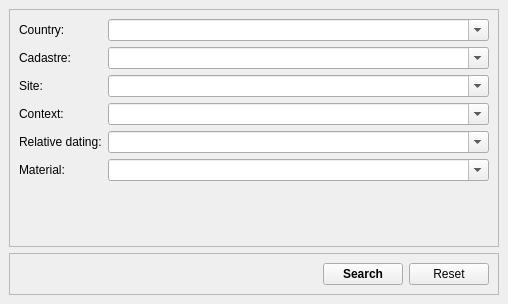
<?xml version="1.0" encoding="UTF-8"?>
<ui version="4.0">
 <class>MainWindow</class>
 <widget class="QMainWindow" name="MainWindow">
  <property name="geometry">
   <rect>
    <x>0</x>
    <y>0</y>
    <width>508</width>
    <height>304</height>
   </rect>
  </property>
  <property name="windowTitle">
   <string>MainWindow</string>
  </property>
  <widget class="QWidget" name="centralwidget">
   <layout class="QVBoxLayout" name="verticalLayout">
    <item>
     <widget class="QFrame" name="formFrame">
      <property name="sizePolicy">
       <sizepolicy hsizetype="Preferred" vsizetype="Expanding">
        <horstretch>0</horstretch>
        <verstretch>0</verstretch>
       </sizepolicy>
      </property>
      <property name="frameShape">
       <enum>QFrame::StyledPanel</enum>
      </property>
      <property name="frameShadow">
       <enum>QFrame::Raised</enum>
      </property>
      <layout class="QFormLayout" name="formLayout">
       <item row="0" column="0">
        <widget class="QLabel" name="label">
         <property name="text">
          <string>Country:</string>
         </property>
        </widget>
       </item>
       <item row="0" column="1">
        <widget class="QComboBox" name="comboCountry">
         <property name="editable">
          <bool>true</bool>
         </property>
        </widget>
       </item>
       <item row="1" column="0">
        <widget class="QLabel" name="label_2">
         <property name="text">
          <string>Cadastre:</string>
         </property>
        </widget>
       </item>
       <item row="2" column="0">
        <widget class="QLabel" name="label_3">
         <property name="text">
          <string>Site:</string>
         </property>
        </widget>
       </item>
       <item row="3" column="0">
        <widget class="QLabel" name="label_4">
         <property name="text">
          <string>Context:</string>
         </property>
        </widget>
       </item>
       <item row="4" column="0">
        <widget class="QLabel" name="label_5">
         <property name="text">
          <string>Relative dating:</string>
         </property>
        </widget>
       </item>
       <item row="5" column="0">
        <widget class="QLabel" name="label_6">
         <property name="text">
          <string>Material:</string>
         </property>
        </widget>
       </item>
       <item row="1" column="1">
        <widget class="QComboBox" name="comboCadastre">
         <property name="editable">
          <bool>true</bool>
         </property>
        </widget>
       </item>
       <item row="2" column="1">
        <widget class="QComboBox" name="comboSite">
         <property name="editable">
          <bool>true</bool>
         </property>
        </widget>
       </item>
       <item row="3" column="1">
        <widget class="QComboBox" name="comboContext">
         <property name="editable">
          <bool>true</bool>
         </property>
        </widget>
       </item>
       <item row="4" column="1">
        <widget class="QComboBox" name="comboRelative_Dating">
         <property name="editable">
          <bool>true</bool>
         </property>
        </widget>
       </item>
       <item row="5" column="1">
        <widget class="QComboBox" name="comboMaterial">
         <property name="editable">
          <bool>true</bool>
         </property>
        </widget>
       </item>
      </layout>
     </widget>
    </item>
    <item>
     <widget class="QFrame" name="controlFrame">
      <property name="sizePolicy">
       <sizepolicy hsizetype="Preferred" vsizetype="Minimum">
        <horstretch>0</horstretch>
        <verstretch>0</verstretch>
       </sizepolicy>
      </property>
      <property name="frameShape">
       <enum>QFrame::StyledPanel</enum>
      </property>
      <property name="frameShadow">
       <enum>QFrame::Raised</enum>
      </property>
      <layout class="QHBoxLayout" name="horizontalLayout">
       <item>
        <spacer name="horizontalSpacer">
         <property name="orientation">
          <enum>Qt::Horizontal</enum>
         </property>
         <property name="sizeHint" stdset="0">
          <size>
           <width>40</width>
           <height>20</height>
          </size>
         </property>
        </spacer>
       </item>
       <item>
        <widget class="QPushButton" name="searchButton">
         <property name="font">
          <font>
           <weight>75</weight>
           <bold>true</bold>
          </font>
         </property>
         <property name="text">
          <string>Search</string>
         </property>
        </widget>
       </item>
       <item>
        <widget class="QPushButton" name="resetButton">
         <property name="text">
          <string>Reset</string>
         </property>
        </widget>
       </item>
      </layout>
     </widget>
    </item>
   </layout>
  </widget>
 </widget>
 <resources/>
 <connections/>
</ui>
